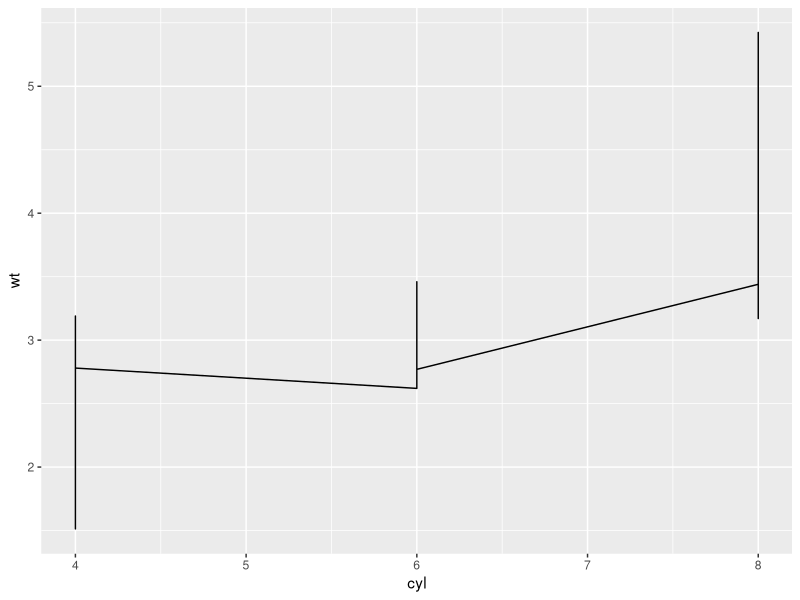
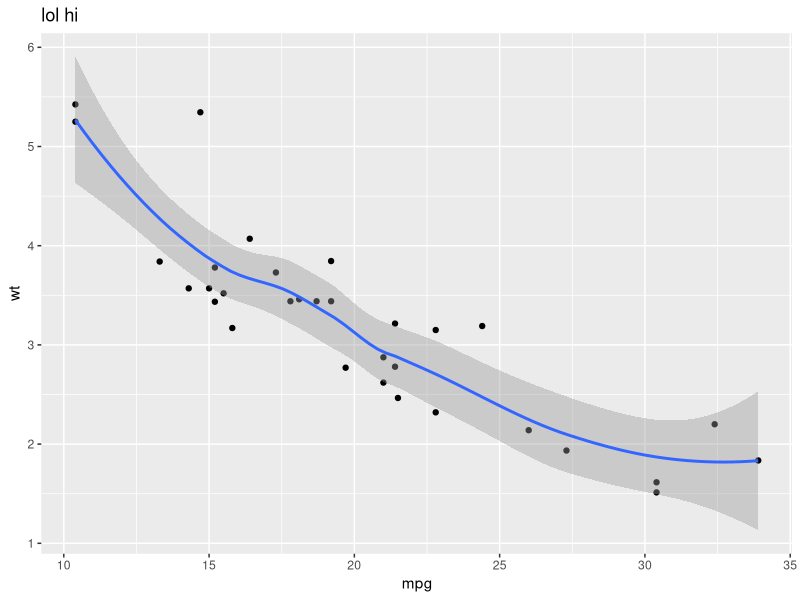

Write the R code that produced these figures, in order.
## ---- chunk 1
library(ggplot2)
library(tidyverse)
1 + 1
## ---- chunk 2
#| echo: false
mtcars %>% 
  ggplot(aes(cyl, wt))+
  geom_line()
## ---- chunk 3
mtcars %>% 
  ggplot(aes(mpg, wt)) +
  geom_point() +
  geom_smooth() +
  labs(title = "lol hi")

